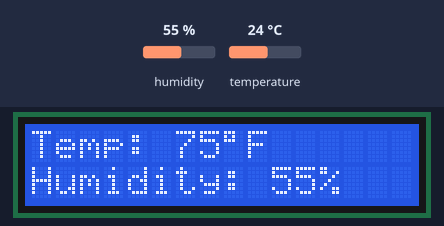
Bench run of a sketch on a simulated Arduino Uno, built with avr-gcc and run on an emulated ATmega328P. On the bench: 16×2 character LCD. The inputs (shaded band) are chosen by the test bench; at power-on: humidity 55 %, temperature 24 °C.

Above: at 3.2 s.
3.3 s: humidity set to 22 %
At 6.9 s:
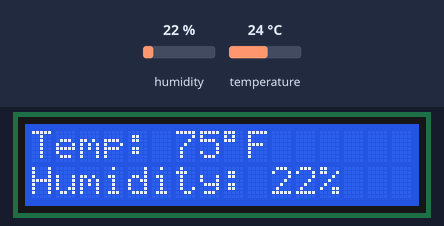
8.1 s: temperature set to 12 °C
At 11.0 s:
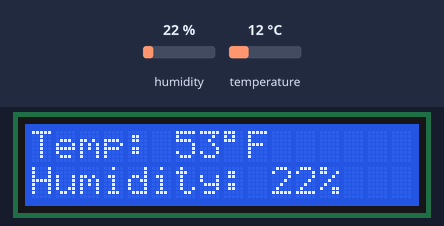
12.9 s: humidity set to 40 %
At 15.1 s:
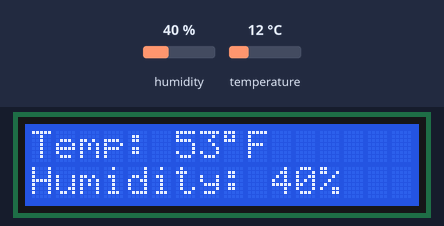
17.7 s: temperature set to 19 °C
At 19.2 s:
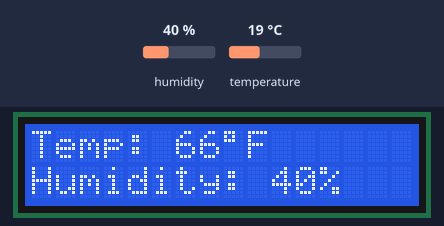
Timing chart, 0 to 20.7 s (numbered marks = the images above; inputs shaded):
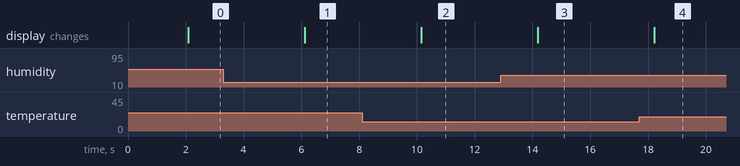

Measured:
- after the input at 3.3 s, the display: changes after 2.8 s (image 1)
- after the input at 8.1 s, the display: changes after 2.1 s (image 2)
- after the input at 12.9 s, the display: changes after 1.3 s (image 3)
- after the input at 17.7 s, the display: changes after 0.51 s (image 4)

The sketch:

temp_humidity_sensor_with_LCD_git.ino
```cpp
#include <SimpleDHT.h> // import libraries, make sure its the SimpleDHT b/c cheap sensor
#include <LiquidCrystal.h>

// configure the SimpleDHT (temp and humidity) sensor on Pin 7 (8 and 9 work too)
int pinDHT11 = 7;
SimpleDHT11 dht11(pinDHT11);

// configure parallel LCD to the "Hello World" LCD test guide to make sure the display works
const int rs = 12, en = 11, d4 = 5, d5 = 4, d6 = 3, d7 = 2;
LiquidCrystal lcd(rs, en, d4, d5, d6, d7);

void setup() { //boot up
  lcd.begin(16, 2); // start the LCD, set the dimesnions for the text blocks (16 width 2 height)
  lcd.print("Waking Sensor..."); // for fun
  delay(2000); // give the sensor a moment to stabilize
}

void loop() {
  byte temperature = 0;
  byte humidity = 0;
  int err = SimpleDHTErrSuccess;

  // read the data from the sensor
  if ((err = dht11.read(&temperature, &humidity, NULL)) != SimpleDHTErrSuccess) {
    lcd.clear();
    lcd.setCursor(0, 0);
    lcd.print("Sensor Error!");
    delay(4000); // wait 4000ms before trying again
    return;
  }

  // The simpleDHT library returns celsius natively. have to convert to fahrenheit
  int fahrenheit = (temperature * 9 / 5) + 32;

  // clear the screen to print the new data
  lcd.clear();

  // print Temperature to the top Row
  lcd.setCursor(0, 0);
  lcd.print("Temp: ");
  lcd.print(fahrenheit); // change this to 'temperature' if you prefer celsius
  lcd.print((char)223);  // degree symbol
  lcd.print("F");

  // print humidity to the bottom Row
  lcd.setCursor(0, 1);
  lcd.print("Humidity: ");
  lcd.print(humidity);
  lcd.print("%");

  // wait 4 seconds between reads, the cheap sensors need time because its a knockoff
  delay(4000);
}
```
